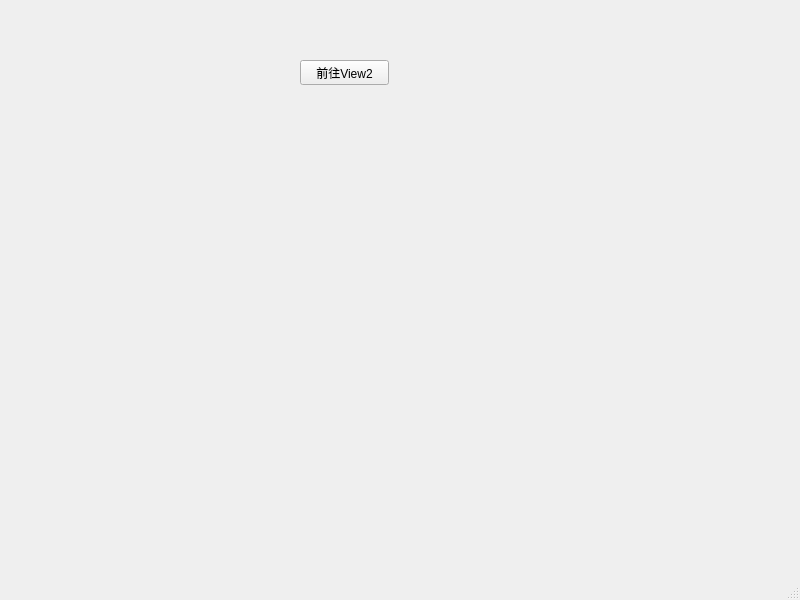
<?xml version="1.0" encoding="UTF-8"?>
<ui version="4.0">
 <class>MainWindow</class>
 <widget class="QMainWindow" name="MainWindow">
  <property name="geometry">
   <rect>
    <x>0</x>
    <y>0</y>
    <width>800</width>
    <height>600</height>
   </rect>
  </property>
  <property name="windowTitle">
   <string>MainWindow</string>
  </property>
  <widget class="QWidget" name="centralwidget">
   <widget class="QPushButton" name="pushButton">
    <property name="geometry">
     <rect>
      <x>300</x>
      <y>60</y>
      <width>89</width>
      <height>25</height>
     </rect>
    </property>
    <property name="text">
     <string>前往View2</string>
    </property>
   </widget>
  </widget>
  <widget class="QMenuBar" name="menubar">
   <property name="geometry">
    <rect>
     <x>0</x>
     <y>0</y>
     <width>800</width>
     <height>27</height>
    </rect>
   </property>
  </widget>
  <widget class="QStatusBar" name="statusbar"/>
 </widget>
 <resources/>
 <connections/>
</ui>
